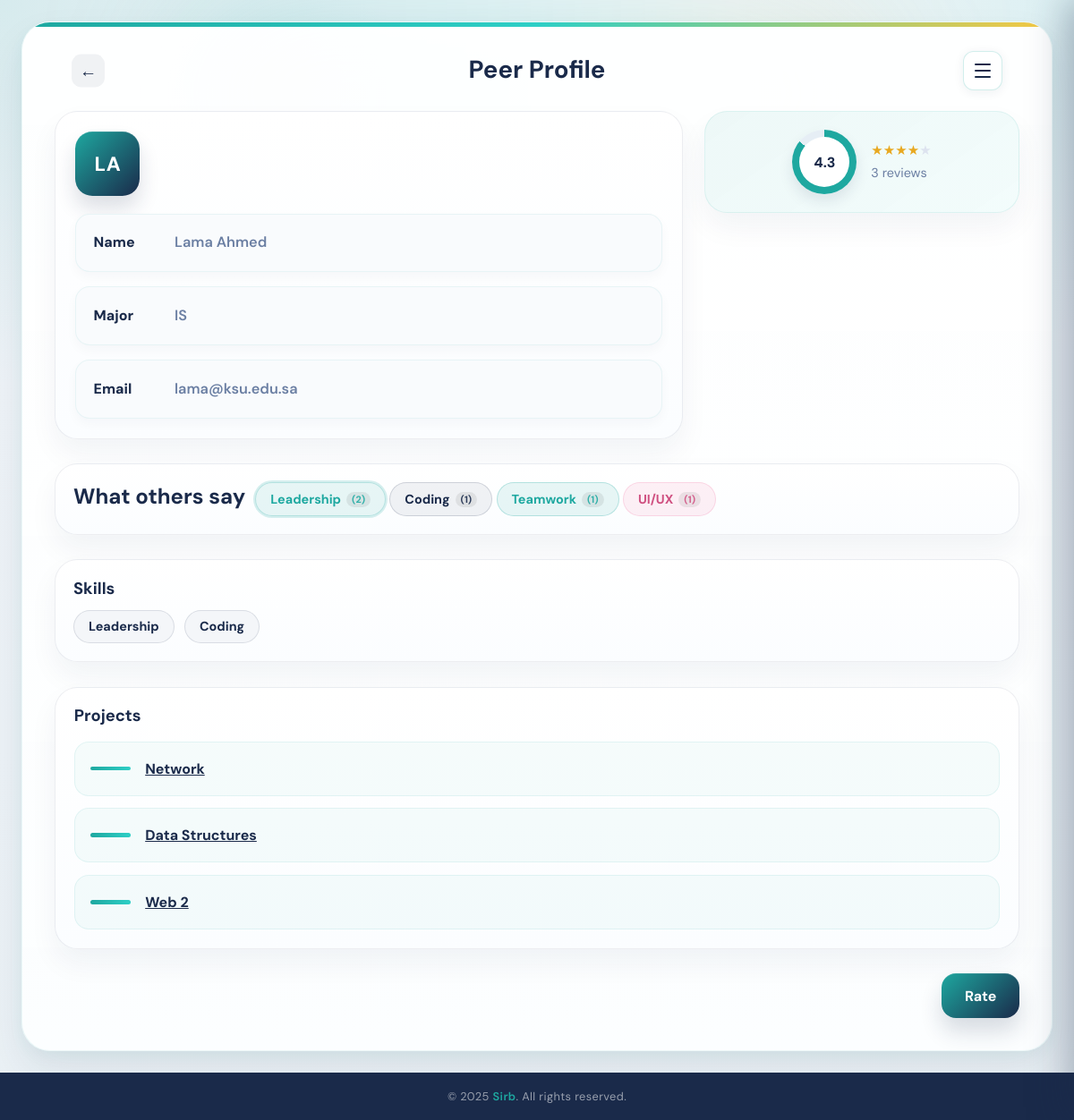
Page /PeerProfile.php?id=2227 (signed in) on the committed database.
### tables this page shows
CREATE TABLE `student` (
  `student_ID` int(11) NOT NULL,
  `email` varchar(255) NOT NULL,
  `password` varchar(255) NOT NULL,
  `name` varchar(100) NOT NULL,
  `major` varchar(100) NOT NULL,
  `registrationDate` date DEFAULT NULL
);

CREATE TABLE `skill` (
  `skill_ID` int(11) NOT NULL,
  `name` varchar(50) NOT NULL
);

CREATE TABLE `pastproject` (
  `project_ID` int(11) NOT NULL,
  `URL` varchar(2048) NOT NULL,
  `courseName` varchar(100) DEFAULT NULL,
  `student_ID` int(11) NOT NULL
);

### PeerProfile.php (the view, shortened to what this page needs)
<?php
require 'db_connect.php';
require_once 'rating_helper.php';
$loggedUserID = $_SESSION['userID'];
$peerID = (int) $_GET['id'];
$stmt = $pdo->prepare("
    SELECT student_ID, name, major, email
    FROM Student
    WHERE student_ID = ?
");
$stmt->execute([$peerID]);
$peer = $stmt->fetch();
$skillsStmt = $pdo->prepare("
    SELECT Skill.name
    FROM StudentSkill
    JOIN Skill ON StudentSkill.skill_ID = Skill.skill_ID
    WHERE StudentSkill.student_ID = ?
");
$skillsStmt->execute([$peerID]);
$skills = $skillsStmt->fetchAll();
$projectsStmt = $pdo->prepare("
    SELECT courseName, URL
    FROM PastProject
    WHERE student_ID = ?
");
$projectsStmt->execute([$peerID]);
$projects = $projectsStmt->fetchAll();
$rating = getStudentRating($pdo, $peerID);
$tagCounts = getStudentTagCounts($pdo, $peerID);
function h($value) {
    return htmlspecialchars($value ?? '', ENT_QUOTES, 'UTF-8');
}
function initials($name) {
    $parts = preg_split('/\s+/', trim($name));
    return strtoupper(substr($parts[0], 0, 1) . substr($parts[1], 0, 1));
}
function skillClass($skillName) {
    $name = strtolower($skillName);
    if (str_contains($name, 'coding') || str_contains($name, 'programming')) {
        return 'bd-peer-skill-tag-navy';
    }
    if (str_contains($name, 'ui') || str_contains($name, 'ux') || str_contains($name, 'innovation')) {
        return 'bd-peer-skill-tag-pink';
    }
    return 'bd-peer-skill-tag-teal';
}
$average = $rating['average'];
$count = $rating['count'];
$degree = ($average / 5) * 360;
?>
<!DOCTYPE html>
<html lang="en">
    <head>
        <link rel="stylesheet" href="style.css">
    </head>
    <body id="bd-body-peer-profile">
        <main id="bd-peer-profile-page">
            <section id="bd-peer-profile-shell">
                <div id="bd-peer-top-glow"></div>
                <section id="bd-peer-profile-card">
                    <header id="bd-peer-profile-header">
                        <a id="bd-peer-back-button" href="Homepage.php">←</a>
                        <h1 id="bd-peer-profile-title">Peer Profile</h1>
                        <button class="hamburger" id="bd-peer-hamburger" onclick="toggleDrawer()" aria-label="Menu">
                            <span></span><span></span><span></span>
                        </button>
                    </header>
                    <section id="bd-peer-profile-top-section">
                        <section id="bd-peer-profile-left-side">
                            <div id="bd-peer-avatar"><?php echo initials($peer['name']); ?></div>
                            <div class="bd-peer-info-row">
                                <span class="bd-peer-info-label">Name</span>
                                <span class="bd-peer-info-value" id="bd-peer-name">
                                    <?php echo h($peer['name']); ?>
                                </span>
                            </div>
                            <div class="bd-peer-info-row">
                                <span class="bd-peer-info-label">Major</span>
                                <span class="bd-peer-info-value" id="bd-peer-major">
                                    <?php echo h($peer['major']); ?>
                                </span>
                            </div>
                            <div class="bd-peer-info-row">
                                <span class="bd-peer-info-label">Email</span>
                                <span class="bd-peer-info-value" id="bd-peer-email">
                                    <a href="mailto:<?php echo h($peer['email']); ?>" class="peer-email-link">
                                        <?php echo h($peer['email']); ?>
                                    </a>
                                </span>
                            </div>
                        </section>
                        <section id="bd-peer-profile-right-side">
                            <div id="bd-peer-rating-section">
                                <div id="bd-peer-rating-circle"
                                     style="background: conic-gradient(var(--teal) 0deg <?php echo $degree; ?>deg, #e6eef5 <?php echo $degree; ?>deg 360deg);">
                                    <span id="bd-peer-rating-number">
                                        <?php echo number_format($average, 1); ?>
                                    </span>
                                </div>
                                <div id="bd-peer-rating-details">
                                    <p id="bd-peer-rating-stars">
                                        <?php echo renderStars($average); ?>
                                    </p>
                                    <p id="bd-peer-rating-reviews">
                                        <?php echo $count; ?> reviews
                                    </p>
                                </div>
                            </div>
                        </section>
                    </section>
                    <section id="bd-peer-skills-section">
                        <h2 id="bd-peer-skills-title">What others say</h2>
                        <div id="bd-peer-skills-list">
                            <?php if (!empty($tagCounts)): ?>
                                <?php foreach ($tagCounts as $index => $tag): ?>
                                    <span class="bd-peer-skill-tag <?php echo skillClass($tag['name']); ?> <?php echo $index === 0 ? 'bd-peer-top-tag' : ''; ?>">
                                        <?php echo h($tag['name']); ?>
                                        <span class="bd-peer-tag-count">(<?php echo $tag['tag_count']; ?>)</span>
                                    </span>
                                <?php endforeach; ?>
                            <?php else: ?>
                                <span class="bd-peer-skill-tag bd-peer-skill-tag-none">
                                    No tags yet
                                </span>
                            <?php endif; ?>
                        </div>
                    </section>
                    <section id="bd-peer-skills-section-2">
                        <h2 id="bd-peer-skills-title-2">Skills</h2>
                        <div id="bd-peer-skills-list-2">
                            <?php if (!empty($skills)): ?>
                                <?php foreach ($skills as $skill): ?>
                                    <span class="bd-peer-skill-tag">
                                        <?php echo h($skill['name']); ?>
                                    </span>
                                <?php endforeach; ?>
                            <?php else: ?>
                                <span class="bd-peer-skill-tag">No skills added yet</span>
                            <?php endif; ?>
                        </div>
                    </section>
                    <section id="bd-peer-projects-section">
                        <h2 id="bd-peer-projects-title">Projects</h2>
                        <div id="bd-peer-projects-list">
                            <?php if (!empty($projects)): ?>
                                <?php foreach ($projects as $project): ?>
                                    <div class="bd-peer-project-item">
                                        <span class="bd-peer-project-line"></span>
                                        <?php
                                        $url = $project['URL'] ?? '';
                                        $name = trim($project['courseName'] ?? '');
                                        $linkText = (!empty($name)) ? $name : "Project";
                                        ?>
                                        <?php if (!empty($url)): ?>
                                            <a class="bd-peer-project-text"
                                               href="<?php echo h($url); ?>"
                                               target="_blank">
                                                   <?php echo h($linkText); ?>
                                            </a>
                                        <?php else: ?>
                                            <span class="bd-peer-project-text">
                                                <?php echo h($linkText); ?>
                                            </span>
                                        <?php endif; ?>
                                    </div>
                                <?php endforeach; ?>
                            <?php endif; ?>
                        </div>
                    </section>
                    <?php if ($loggedUserID != $peerID): ?>
                        <div id="bd-peer-rate-button-wrapper">
                            <button id="bd-peer-rate-button">Rate</button>
                        </div>
                    <?php endif; ?>
                </section>
            </section>
        </main>
        <footer>
            © 2025 <span>Sirb</span>. All rights reserved.
        </footer>
    </body>
</html>

### rows in the picture
student: name "Lama Ahmed", major "IS", email "lama@ksu.edu.sa"
skill: name "Leadership"
skill: name "Coding"
pastproject: courseName "Network"
pastproject: courseName "Data Structures"
pastproject: courseName "Web 2"

### other values in the picture
$average "4.3"
$count "3"
$tag['name'] "Leadership"
$tag['tag_count'] "2"
$tag['name'] "Coding"
$tag['tag_count'] "1"
$tag['name'] "Teamwork"
$tag['name'] "UI/UX"
